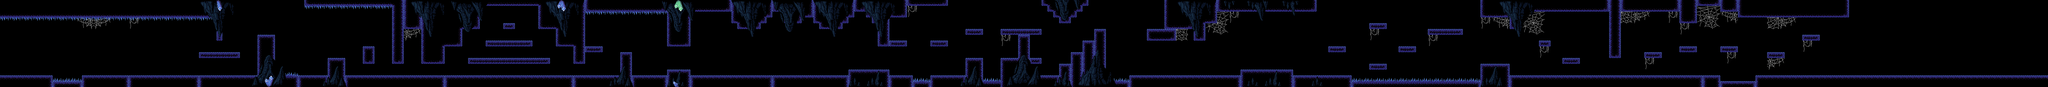

This is a level from a 2D game, rendered from its Tiled map with the project's own tilesets. A one-line summary and the map file follow, with tile-layer data summarised:
An orthogonal 350x15 tile map with 16x16 px tiles, 5 tile layers (Background, Ground, Traps, Foreground, ...), 3 tilesets and 31 objects.

<map version="1.4" tiledversion="1.4.3" orientation="orthogonal" renderorder="right-down" compressionlevel="0" width="350" height="15" tilewidth="16" tileheight="16" infinite="0" nextlayerid="7" nextobjectid="43">
 <editorsettings>
  <export target="." format="tmx" />
 </editorsettings>
 <tileset firstgid="1" source="cave-tiles-blue.tsx" />
 <tileset firstgid="73" source="cave-foreground-tiles.tsx" />
 <tileset firstgid="535" source="crystal-tiles.tsx" />
 <layer id="6" name="Background" width="350" height="15">
  <data>[5250 cells, 164 non-empty, 44 distinct tile ids]</data>
 </layer>
 <layer id="1" name="Ground" width="350" height="15">
  <data>[5250 cells, 1708 non-empty, 23 distinct tile ids]</data>
 </layer>
 <layer id="3" name="Traps" width="350" height="15">
  <data>[5250 cells, 107 non-empty, 4 distinct tile ids]</data>
 </layer>
 <layer id="4" name="Foreground" width="350" height="15">
  <data>[5250 cells, 918 non-empty, 285 distinct tile ids]</data>
 </layer>
 <layer id="5" name="Foreground crystals" width="350" height="15">
  <data>[5250 cells, 15 non-empty, 15 distinct tile ids]</data>
 </layer>
 <objectgroup id="2" name="Items">
  <object id="1" template="Arcade Token.tx" x="628.885" y="104.295" />
  <object id="2" template="Purpe Business Card.tx" x="571.128" y="98.9612" />
  <object id="3" template="Arcade Token.tx" x="727.254" y="31.745" />
  <object id="4" template="Mike Start.tx" x="40.615" y="195.342" />
  <object id="7" template="Spider.tx" x="1128.5" y="88.5" />
  <object id="16" template="calum.tx" x="1424.67" y="101.333" />
  <object id="18" template="calum.tx" x="1472" y="149.333" />
  <object id="19" template="calum.tx" x="1520" y="197.333" />
  <object id="20" template="Slime.tx" x="1624.67" y="120.667" />
  <object id="21" template="calum.tx" x="620" y="134.667" />
  <object id="22" template="Slime.tx" x="1751.33" y="198.667" />
  <object id="23" template="calum.tx" x="1029.33" y="197.333" />
  <object id="24" template="calum.tx" x="448" y="197.333" />
  <object id="25" template="Slime.tx" x="2277.5" y="197" />
  <object id="26" template="Slime.tx" x="2455" y="104" />
  <object id="27" template="Slime.tx" x="2832" y="150.5" />
  <object id="28" template="Purpe Business Card.tx" x="2835" y="197" />
  <object id="29" template="Slime.tx" x="3159.5" y="69.5" />
  <object id="30" template="Spider.tx" x="3240.5" y="101.5" />
  <object id="31" template="Slime.tx" x="3476.5" y="171" />
  <object id="32" template="Slime.tx" x="3656" y="119" />
  <object id="33" template="Slime.tx" x="3767" y="55" />
  <object id="34" template="Spider.tx" x="4089.5" y="63" />
  <object id="35" template="Arcade Token.tx" x="4184" y="52" />
  <object id="36" template="calum.tx" x="4314.5" y="198.5" />
  <object id="37" template="Slime.tx" x="2759" y="144.5" />
  <object id="38" template="Spider.tx" x="4520" y="174" />
  <object id="39" template="Spider.tx" x="4617" y="79" />
  <object id="40" template="Spider.tx" x="4729" y="50" />
  <object id="41" template="Spider.tx" x="4856" y="179.5" />
  <object id="42" template="Spider.tx" x="4952" y="132.5" />
 </objectgroup>
</map>
